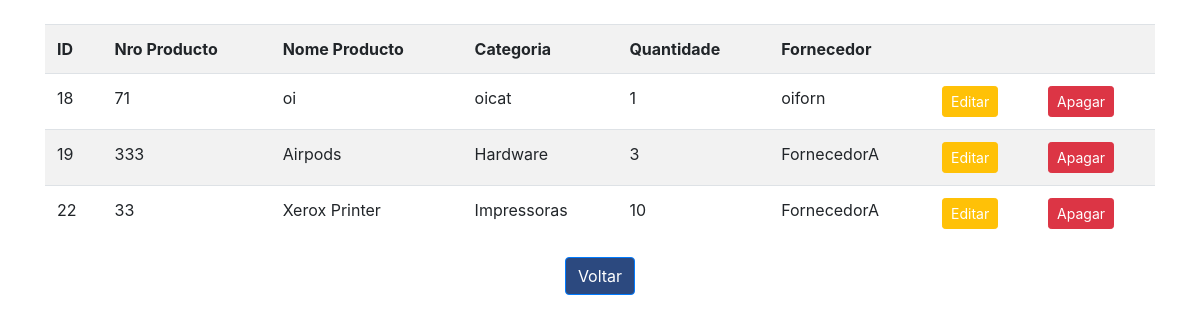
Page /listar_productos.php on the committed database.
### tables this page shows
CREATE TABLE `stock` (
  `id_stock` int(11) NOT NULL,
  `nproducto` int(11) NOT NULL,
  `producto` varchar(200) NOT NULL,
  `categoria` varchar(100) NOT NULL,
  `quantidade` int(11) NOT NULL,
  `fornecedor` varchar(100) NOT NULL
);

### listar_productos.php (the view, shortened to what this page needs)
<!doctype html>
<html lang="en">
  <head>
    <link rel="stylesheet" href="https://use.fontawesome.com/releases/v5.8.2/css/all.css">
    <link rel="stylesheet" href="https://maxcdn.bootstrapcdn.com/bootstrap/4.0.0/css/bootstrap.min.css">
        <body>
<?php
    try{
        $pdo = new PDO("mysql:dbname=desafio;host=localhost","root","root");
    }catch(PDOException $e){
        echo "erro: ".$E->getMessage();
        exit;
    }
 ?>
 <div class="container mt-4">
<form method="">
 <table class="table table-striped">
 <tr>
         <th scope="col">ID</th>
          <th scope="col">Nro Producto</th>
          <th scope="col">Nome Producto</th>
          <th scope="col">Categoria</th>
          <th scope="col">Quantidade</th>
          <th scope="col">Fornecedor</th>
          <th scope="col"></th>
          <th scope="col"></th>
</tr>
    <?php
        $sql = "SELECT * FROM stock ";
    $sql = $pdo->query($sql);
    if($sql->rowCount()> 0){
        foreach($sql ->fetchAll() as $usuarios):
            ?>
            <tr>
                <td><?php echo $usuarios['id_stock']; ?></td>
                <td><?php echo $usuarios['nproducto']; ?></td>
                <td><?php echo $usuarios['producto']; ?></td>
                <td><?php echo $usuarios['categoria']; ?></td>
                <td><?php echo $usuarios['quantidade']; ?></td>
                <td><?php echo $usuarios['fornecedor']; ?></td>
                <td><a class="btn btn-warning btn-sm text-white" href="editar_producto.php?id=<?php echo $usuarios['id_stock']?>" role="button">Editar</a></td>
                <td><a class="btn btn-danger btn-sm" href="apagar_producto.php?id=<?php echo $usuarios['id_stock']?>" role="button">Apagar</a></td>
             </tr>
            <?php
            endforeach;
    }
    ?>
 </table>
</form>
 </div>
    <div class="d-flex justify-content-center margemFooterButton">
        <a href="index.php" id="botao" role="button" class="btn btn-primary">Voltar</a>
    </div>
  </body>
</html>

### listar_productos.php (style rules this page uses)
#botao { color: white; background-color: #2C497F; }
.margemFooterButton { margin-bottom: 35px; }

### rows in the picture
stock: id_stock "18", nproducto "71", producto "oi", categoria "oicat", quantidade "1", fornecedor "oiforn"
stock: id_stock "19", nproducto "333", producto "Airpods", categoria "Hardware", quantidade "3", fornecedor "FornecedorA"
stock: id_stock "22", nproducto "33", producto "Xerox Printer", categoria "Impressoras", quantidade "10", fornecedor "FornecedorA"
